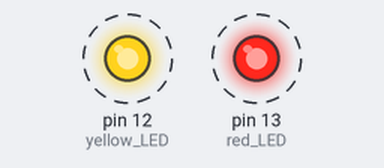
The sketch below on a simulated Arduino Uno, built with avr-gcc and run on an emulated ATmega328P. Shown: output pins drawn as LEDs (lit = HIGH). Dashed ring = blinking.

Above: at 0.2 s.
Timing chart, 0 to 3.0 s (numbered marks = the images above):
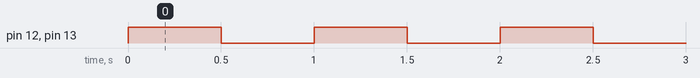

The sketch:

arduino_03a.ino
```cpp
void setup() {
  pinMode(13, OUTPUT);    //red LED
  pinMode(12, OUTPUT);    //yellow LED
}

void loop() {
  digitalWrite(13, HIGH); //red LED ON
  digitalWrite(12, HIGH); //yellow LED ON
  delay(500); //pause
  digitalWrite(13, LOW); //red LED OFF
  digitalWrite(12, LOW); //yellow LED OFF
  delay(500);
}
```

Measured:
- by itself, pin 12 (yellow_LED), pin 13 (red_LED): alternates HIGH for 0.50 s and LOW for 0.50 s
